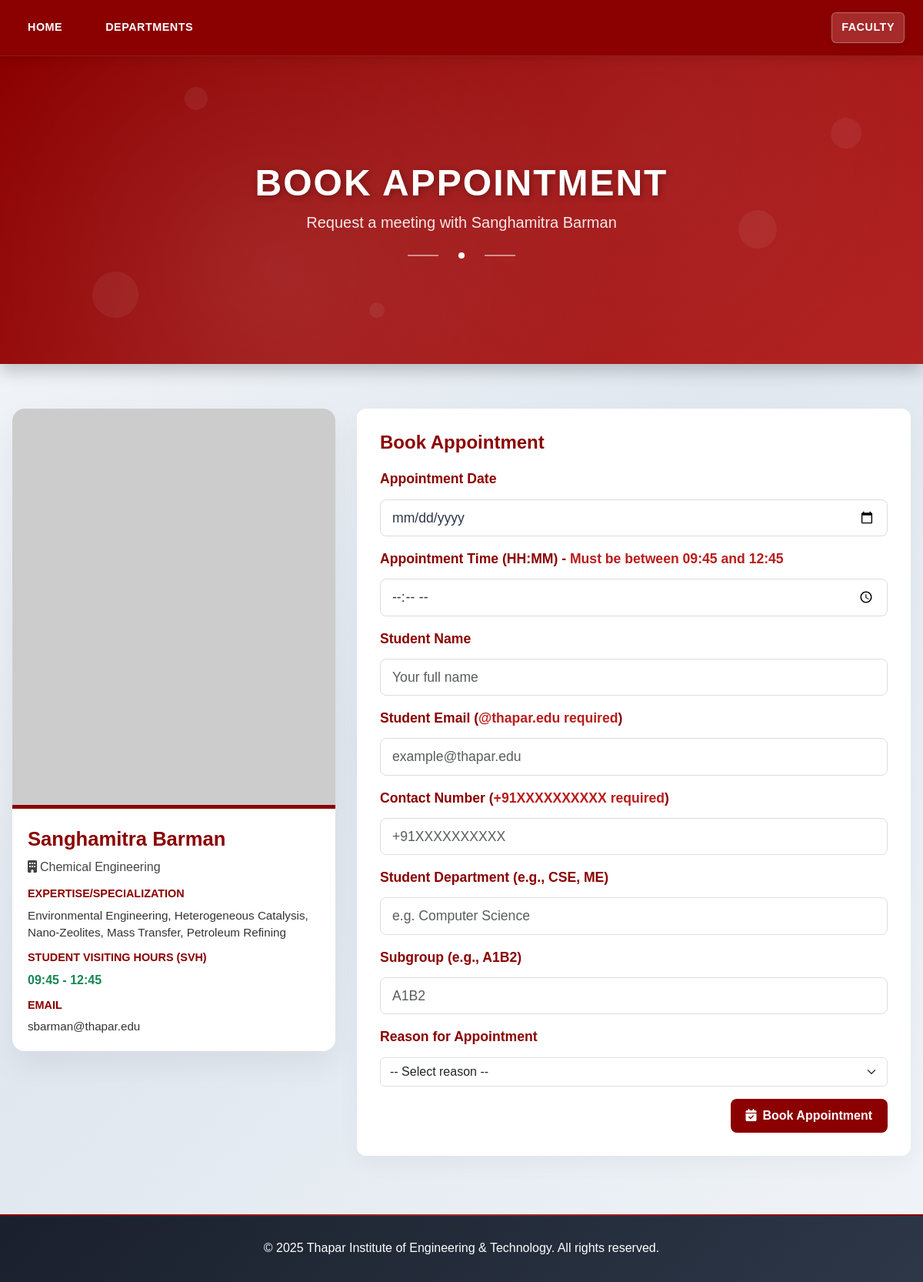
/book-appointment.php?id=221, run on the app's committed database.
### tables this page shows
CREATE TABLE `faculty` (
  `faculty_id` int(11) NOT NULL,
  `first_name` varchar(50) DEFAULT NULL,
  `last_name` varchar(50) DEFAULT NULL,
  `department_id` int(11) DEFAULT NULL,
  `department` varchar(150) DEFAULT NULL,
  `Department_2` int(10) NOT NULL,
  `Department_3` int(10) NOT NULL,
  `email` varchar(150) DEFAULT NULL,
  `password` varchar(255) NOT NULL,
  `password1` varchar(255) NOT NULL,
  `expertise` text DEFAULT NULL,
  `is_guide` tinyint(1) DEFAULT NULL,
  `svh_start_time` varchar(20) NOT NULL,
  `svh_end_time` varchar(20) NOT NULL,
  `Image` varchar(200) NOT NULL,
  `CT` varchar(1000) NOT NULL
);

### book-appointment.php (the view, shortened to what this page needs)
<?php
require_once 'db.php';
function e($s){ return htmlspecialchars($s ?? '', ENT_QUOTES, 'UTF-8'); }
$faculty_id = filter_input(INPUT_GET, 'id', FILTER_VALIDATE_INT);
$faculty = null;
if ($faculty_id) {
    $stmt = $pdo->prepare("
        SELECT faculty_id, first_name, last_name, department, expertise, Image, email, svh_start_time, svh_end_time
        FROM faculty
        WHERE faculty_id = :id LIMIT 1
    ");
    $stmt->execute([':id' => $faculty_id]);
    $faculty = $stmt->fetch(PDO::FETCH_ASSOC);
}
$faculty['full_name'] = e($faculty['first_name'] . ' ' . $faculty['last_name']);
$faculty['image_url'] = $faculty['Image'] ?: 'https://placehold.co/420x260/A52A2A/ffffff?text=Image%20Missing';
$faculty['svh_hours_display'] = substr($faculty['svh_start_time'], 0, 5) . ' - ' . substr($faculty['svh_end_time'], 0, 5);
$today_ymd = date('Y-m-d');
$post_data = $_POST;
?>
<!doctype html>
<html lang="en">
<head>
  <link href="https://cdn.jsdelivr.net/npm/bootstrap@5.3.2/dist/css/bootstrap.min.css" rel="stylesheet">
  <script src="https://cdn.tailwindcss.com"></script>
  <link rel="stylesheet" href="styles.css">
  <link href="https://cdnjs.cloudflare.com/ajax/libs/font-awesome/6.0.0/css/all.min.css" rel="stylesheet">
  <link href="https://unpkg.com/aos@2.3.1/dist/aos.css" rel="stylesheet">
</head>
<body>
  <nav class="creative-nav">
    <div class="max-w-7xl mx-auto px-4">
      <div class="flex justify-between items-center py-3">
        <div class="flex space-x-8">
          <a href="index.php" class="nav-item">HOME</a>
          <a href="department.php" class="nav-item">DEPARTMENTS</a>
        </div>
        <div class="flex space-x-8">
          <a href="faculty-member.php" class="nav-item active">FACULTY</a>
        </div>
      </div>
    </div>
  </nav>
  <section class="hero-section">
    <div class="hero-content">
      <h1 class="hero-title">Book Appointment</h1>
      <p class="hero-subtitle">Request a meeting with <?php echo $faculty['full_name']; ?></p>
      <div class="hero-decoration">
        <div class="decoration-line"></div>
        <div class="decoration-dot"></div>
        <div class="decoration-line"></div>
      </div>
    </div>
    <div class="hero-particles">
      <div class="particle"></div>
      <div class="particle"></div>
      <div class="particle"></div>
      <div class="particle"></div>
      <div class="particle"></div>
    </div>
  </section>
  <div class="page-inner">
    <div class="layout">
      <div class="left-card" data-aos="fade-right" aria-label="Faculty Information">
        <div class="faculty-card-vertical">
          <div class="faculty-image">
            <img src="<?php echo $faculty['image_url']; ?>" alt="<?php echo $faculty['full_name']; ?>" onerror="this.onerror=null;this.src='https://placehold.co/420x260/A52A2A/ffffff?text=Image%20Missing';">
          </div>
          <div class="faculty-body">
            <div class="faculty-name"><?php echo $faculty['full_name']; ?></div>
            <div class="faculty-title"><i class="fas fa-building me-1"></i><?php echo e($faculty['department']); ?></div>
            <div>
              <div class="label-strong">Expertise/Specialization</div>
              <div class="faculty-special" style="color:#333; line-height:1.5;">
                  <?php echo nl2br(e($faculty['expertise'] ?? 'N/A')); ?>
              </div>
            </div>
            <div style="margin-top:10px;">
              <div class="label-strong">Student Visiting Hours (SVH)</div>
              <div class="faculty-special text-success font-bold" style="font-size:1rem;">
                  <?php echo e($faculty['svh_hours_display']); ?>
              </div>
            </div>
            <div style="margin-top:10px;">
              <div class="label-strong">Email</div>
              <div class="faculty-special"><?php echo e($faculty['email'] ?? 'Not provided'); ?></div>
            </div>
          </div>
        </div>
      </div>
      <div class="form-card" data-aos="fade-left">
        <h4>Book Appointment</h4>
        <form method="post" id="appointmentForm" novalidate>
            <div class="mb-3">
              <label class="form-label">Appointment Date</label>
              <input type="date" name="slot_date" id="slot_date" class="form-control" required
                     min="<?php echo $today_ymd; ?>"
                     value="<?php echo e($post_data['slot_date'] ?? ''); ?>"
                     onchange="updateAvailabilityMessage()"
              >
            </div>
            <div class="mb-3">
              <label class="form-label">Appointment Time (HH:MM) - <span class="text-red-700 font-bold">Must be between <?php echo substr($faculty['svh_start_time'], 0, 5) . ' and ' . substr($faculty['svh_end_time'], 0, 5); ?></span></label>
              <input type="time" name="slot_time" class="form-control" required
                     value="<?php echo e($post_data['slot_time'] ?? ''); ?>" placeholder="HH:MM"
                     min="<?php echo substr($faculty['svh_start_time'], 0, 5); ?>"
                     max="<?php echo substr($faculty['svh_end_time'], 0, 5); ?>">
            </div>
            <div class="mb-3">
              <label class="form-label">Student Name</label>
              <input type="text" name="student_name" class="form-control" required value="<?php echo e($post_data['student_name'] ?? ''); ?>" placeholder="Your full name">
            </div>
            <div class="mb-3">
              <label class="form-label">Student Email (<span class="text-red-700 font-bold">@thapar.edu required</span>)</label>
              <input type="email" name="student_email" class="form-control" required value="<?php echo e($post_data['student_email'] ?? ''); ?>" placeholder="example@thapar.edu">
            </div>
            <div class="mb-3">
              <label class="form-label">Contact Number (<span class="text-red-700 font-bold">+91XXXXXXXXXX required</span>)</label>
              <input type="tel" name="contact_number" class="form-control" required value="<?php echo e($post_data['contact_number'] ?? ''); ?>"
                     pattern="^\+91[0-9]{10}$" title="Format: +91 followed by 10 digits" placeholder="+91XXXXXXXXXX">
            </div>
            <div class="mb-3">
              <label class="form-label">Student Department (e.g., CSE, ME)</label>
              <input type="text" name="student_department" class="form-control" required value="<?php echo e($post_data['student_department'] ?? ''); ?>"
                     title="Department is required" placeholder="e.g. Computer Science">
            </div>
            <div class="mb-3">
              <label class="form-label">Subgroup (e.g., A1B2)</label>
              <input type="text" name="subgroup" class="form-control" required value="<?php echo e($post_data['subgroup'] ?? ''); ?>"
                     pattern="^[A-Za-z0-9]{4}$" title="Exactly 4 letters/numbers" maxlength="4" placeholder="A1B2">
            </div>
            <div class="mb-3">
              <label class="form-label">Reason for Appointment</label>
              <select name="reason" class="form-select" required>
                <option value="">-- Select reason --</option>
              </select>
            </div>
            <div class="d-flex justify-content-end">
              <button type="submit" class="submit-btn">
                <i class="fas fa-calendar-check me-2"></i>Book Appointment
              </button>
            </div>
          </form>
      </div>
    </div>
  </div>
  <footer class="creative-footer mt-5">
    <div class="max-w-7xl mx-auto px-4 py-8 text-center">
      <p>&copy; <?php echo date('Y'); ?> Thapar Institute of Engineering & Technology. All rights reserved.</p>
    </div>
  </footer>
</body>
</html>

### styles.css (style rules this page uses)
* { margin: 0; padding: 0; box-sizing: border-box; }
body { font-family: 'Poppins', -apple-system, BlinkMacSystemFont, 'Segoe UI', Roboto, sans-serif; background: linear-gradient(135deg, #f8fafc 0%, #e0e7ef 50%, #f0f4f8 100%); color: #2d3748; line-height: 1.6; overflow-x: hidden; position: relative; min-height: 100vh; }
.creative-nav { background: linear-gradient(135deg, rgba(139, 0, 0, 0.95) 0%, rgba(165, 42, 42, 0.95) 100%); backdrop-filter: blur(10px); border-bottom: 1px solid rgba(255, 255, 255, 0.1); box-shadow: 0 4px 20px rgba(139, 0, 0, 0.2); position: relative; overflow: hidden; }
.creative-nav::before { content: ''; position: absolute; top: 0; left: -100%; width: 100%; height: 100%; background: linear-gradient(90deg, transparent, rgba(255, 255, 255, 0.1), transparent); animation: navShimmer 8s infinite; }
.nav-item { color: white; text-decoration: none; font-weight: 500; font-size: 0.9rem; padding: 0.8rem 1.2rem; border-radius: 8px; transition: all 0.3s cubic-bezier(0.4, 0, 0.2, 1); position: relative; overflow: hidden; letter-spacing: 0.5px; white-space: nowrap; flex-shrink: 0; }
.nav-item::before { content: ''; position: absolute; top: 0; left: -100%; width: 100%; height: 100%; background: linear-gradient(90deg, transparent, rgba(255, 255, 255, 0.2), transparent); transition: left 0.5s ease; }
.nav-item.active { background: rgba(255, 255, 255, 0.2); border: 1px solid rgba(255, 255, 255, 0.3); box-shadow: 0 2px 8px rgba(0, 0, 0, 0.1); }
.hero-section { position: relative; height: 400px; background: linear-gradient(135deg, rgba(139, 0, 0, 0.9) 0%, rgba(165, 42, 42, 0.85) 100%); display: flex; align-items: center; justify-content: center; overflow: hidden; }
.hero-section::before { content: ''; position: absolute; top: 0; left: 0; right: 0; bottom: 0; background: radial-gradient(circle at 30% 70%, rgba(255, 255, 255, 0.1) 0%, transparent 50%), radial-gradient(circle at 70% 30%, rgba(255, 255, 255, 0.05) 0%, transparent 50%); animation: heroGlow 10s ease-in-out infinite; }
.hero-content { text-align: center; color: white; z-index: 2; position: relative; }
.hero-title { font-size: 4rem; font-weight: 800; margin-bottom: 1rem; text-shadow: 2px 2px 8px rgba(0, 0, 0, 0.3); animation: titleFloat 6s ease-in-out infinite; }
.hero-subtitle { font-size: 1.3rem; font-weight: 400; opacity: 0.9; margin-bottom: 2rem; animation: fadeInUp 1s ease-out 0.5s both; }
.hero-decoration { display: flex; align-items: center; justify-content: center; gap: 1rem; margin-top: 2rem; }
.decoration-line { width: 60px; height: 2px; background: linear-gradient(90deg, transparent, rgba(255, 255, 255, 0.6), transparent); animation: lineGlow 3s ease-in-out infinite; }
.decoration-dot { width: 8px; height: 8px; background: white; border-radius: 50%; animation: dotPulse 2s ease-in-out infinite; }
.hero-particles { position: absolute; top: 0; left: 0; width: 100%; height: 100%; pointer-events: none; }
.particle { position: absolute; width: 4px; height: 4px; background: rgba(255, 255, 255, 0.6); border-radius: 50%; animation: particleFloat 15s ease-in-out infinite; }
.particle:nth-child(1) { top: 20%; left: 20%; animation-delay: 0s; }
.particle:nth-child(2) { top: 30%; right: 25%; animation-delay: 3s; }
.particle:nth-child(3) { bottom: 30%; left: 30%; animation-delay: 6s; }
.particle:nth-child(4) { bottom: 20%; right: 20%; animation-delay: 9s; }
.particle:nth-child(5) { top: 50%; left: 50%; animation-delay: 12s; }
.form-control { background: rgba(255, 255, 255, 0.9); border: 2px solid rgba(139, 0, 0, 0.2); border-radius: 15px; padding: 1.2rem 1.5rem; font-size: 1.1rem; transition: all 0.3s ease; width: 100%; color: #2d3748; }
.form-label { color: #8B0000; font-weight: 700; margin-bottom: 0.8rem; display: block; font-size: 1.1rem; }
.creative-footer { background: linear-gradient(135deg, #1a202c 0%, #2d3748 100%); color: white; margin-top: auto; position: relative; overflow: hidden; }
.creative-footer::before { content: ''; position: absolute; top: 0; left: 0; right: 0; height: 2px; background: linear-gradient(90deg, #8B0000, #A52A2A, #8B0000); animation: footerGlow 5s ease-in-out infinite; }
[data-aos] { opacity: 0; transform: translateY(30px); transition: all 0.6s ease; }
[data-aos].aos-animate { opacity: 1; transform: translateY(0); }

### data on the page
faculty: department "Chemical Engineering", expertise "Environmental Engineering, Heterogeneous Catalysis, Nano-Zeolites, Mass Transfer, Petroleum Refining", email "sbarman@thapar.edu", svh_start_time "09:45", svh_end_time "12:45"

### other printed values
$faculty['full_name'] "Sanghamitra Barman"
$faculty['svh_hours_display'] "09:45 - 12:45"
